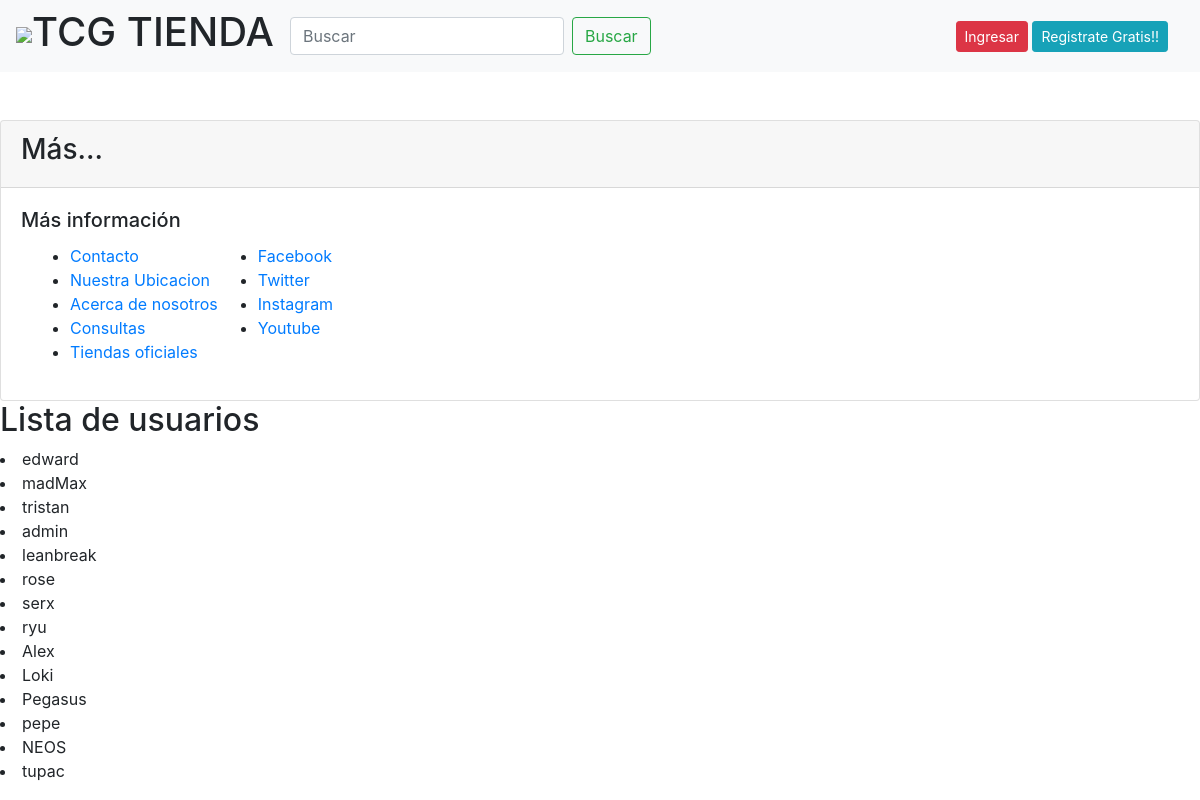
Page /vistas/pantalla_admin/index.php on the committed database.
### tables this page shows
CREATE TABLE `usuarios` (
  `usr_id` int(11) NOT NULL,
  `usr_alias` varchar(50) NOT NULL,
  `usr_apellido` varchar(50) NOT NULL,
  `usr_nombre` varchar(50) NOT NULL,
  `provincia_id` tinyint(4) NOT NULL,
  `email` varchar(50) NOT NULL,
  `password` varchar(20) NOT NULL
);

### vistas/pantalla_admin/index.php (the view, shortened to what this page needs)
<?php
include("vistas/common/base.inc.php");
?>
<body>
	<h2>Lista de usuarios</h2>
	<?php
		$conexion = new mysqli("localhost", "root","","tcgmasterV3");
		$consulta = "SELECT * FROM usuarios ";
		$usuarios= $conexion->query($consulta);
		foreach ($usuarios as $usuario){
			 echo "<li>".$usuario ["usr_alias"]."</li>";
		}
	?>
</body>
</html>

### vistas/common/base.inc.php (shortened to what this page needs)
<!DOCTYPE html>
<html lang="es">
<head>
	<link rel="stylesheet" href="css/estili.css">
	<link rel="stylesheet" href="vendor/bootstrap/css/bootstrap.min.css">
</head>
<header class="header">
    <nav class="navbar navbar-expand-lg navbar-light bg-light navbar-fixed-top">
      <h1><a href="index.php"><img src="img/reino.png" width="100"></a>TCG TIENDA</h1>
      <div class="collapse navbar-collapse" id="navbarSupportedContent">
        <ul class="navbar-nav mr-auto">
          <form class="form-inline my-2 my-lg-0 mx-3">
          <input name="busqueda" class="form-control mr-sm-2" type="search" placeholder="Buscar" aria-label="Buscar">
          <button class="btn btn-outline-success my-2 my-sm-0" type="submit">Buscar</button>
        </form>
        </ul>
		<?php
			if ( isset($_SESSION["usr_alias"]) ){
				echo "Bienvenido " . $_SESSION["usr_alias"];
				echo "<div><a href=\"index.php?m=logout\">Cerrar sesión</a></div>";
				echo "<div><a href=\"index.php?m=pantalla_usuario\">Mi Cuenta</a></div>";
			}
			else{
			?>
		<div class=" mr-10 ml-10 mx-3">
			<a href="index.php?m=ingreso" class="btn btn-danger btn-sm " tabindex="-1" role="button" aria-disabled="true">Ingresar</a>
			<a href="index.php?m=registro" class="btn btn-info btn-sm" tabindex="-1" role="button" aria-disabled="true">Registrate Gratis!!</a>
		<?php }
		?>
		</div>
      </div>
    </nav>
  </header>
<div class="card mt-5">
<div class="card-header ">
<h3>Más...</h3>
</div>
<div class="card-body ">
	<h5 class="card-title ">Más información</h5>
		<div class="container" >
			<div class="row">
				<div class="">
					<ul id="mi-lista">
		    			<li><a href="">Contacto</a></li>
		    			<li><a href="https://goo.gl/maps/AjBWZmL73mvB4WPG9">Nuestra Ubicacion</a></li>
		    			<li><a href="">Acerca de nosotros</a></li>
		    			<li><a href="">Consultas</a></li>
		    			<li><a href="">Tiendas oficiales</a></li>
					</ul>
				</div>
				<div class="">
				<ul id="mi-lista">
					<li><a href="https://es-la.facebook.com/MouIkkaiOfficial/">Facebook</a></li>
					<li><a href="http:\\www.twitter.com">Twitter</a></li>
					<li><a href="http:\\www.instagram.com">Instagram</a></li>
					<li><a href="http:\\www.youtube.com">Youtube</a></li>
				</ul>
			</div>
			</div>
		</div>
</div>
</div>

### css/estili.css (style rules this page uses)
img { width: 150; }
body { background-color: "red"; }

### rows in the picture
usuarios: usr_alias "edward"
usuarios: usr_alias "madMax"
usuarios: usr_alias "tristan"
usuarios: usr_alias "admin"
usuarios: usr_alias "leanbreak"
usuarios: usr_alias "rose"
usuarios: usr_alias "serx"
usuarios: usr_alias "ryu"
usuarios: usr_alias "Alex"
usuarios: usr_alias "Loki"
usuarios: usr_alias "Pegasus"
usuarios: usr_alias "pepe"
usuarios: usr_alias "NEOS"
usuarios: usr_alias "tupac"
